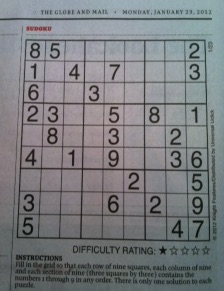
#> input picture ch7_segmentation/img/sudoku.jpg, 224 x 291 px
$ python hough_line.py
#> lines starting #> are read from the running program, lines starting #| are printed output that depends on the picture; after the words box and inside, x2 and y2 are one past the last pixel; in counts of white or black regions, pixels touching at a corner belong together
# -*- coding: utf-8 -*-
import cv2
import numpy as np

img = cv2.imread('../img/sudoku.jpg')
#> img is the input picture: shape (291, 224, 3); mean B, G, R 127.4, 124.5, 122.2
img2 = img.copy()
h, w = img.shape[:2]
#> h = 291; w = 224

# 그레이 스케일 변환 및 엣지 검출
imgray = cv2.cvtColor(img, cv2.COLOR_BGR2GRAY)
edges = cv2.Canny(imgray, 100, 200)
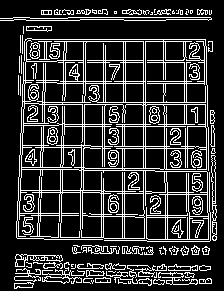
#> edges: shape (291, 224); 19.3% white in thin lines or dots

# 허프 선 검출, 직선으로 판단할 최소한의 점은 130개로 지정
lines = cv2.HoughLines(edges, 1, np.pi/180, 130)
#> lines = 45 rows, first 8: [143, 0], [86, 0.0175], [145, 0], [84, 0.0175], [39, 1.57], [41, 1.57], [104, 1.57], [168, 1.59]
for line in lines:#검출된 모든 선 순회
    r, theta = line[0] # 거리와 각도
    tx, ty = np.cos(theta), np.sin(theta) # x, y축에 대한 삼각비
    x0, y0 = tx*r, ty*r # x, y 기준(절편) 좌표
    # 기준 좌표에 빨강색 점 그리기
    # cv2.circle(img2, (abs(x0), abs(y0)), 3, (0,0,255), -1)
    cv2.circle(img2, (int(abs(x0)), int(abs(y0))), 3, (0,0,255), -1)

    # 직선 방정식으로 그리기 위한 시작점, 끝점 계산
    x1, y1 = int(x0 + w*(-ty)), int(y0 + h*tx)# (x0 + w * (-sin(theta))), (y0 + h * cos(theta))
    x2, y2 = int(x0 - w*(-ty)), int(y0 - h*tx)# (x0 - w * (-sin(theta))), (y0 - h * cos(theta))
    # 선 그리기
    cv2.line(img2, (x1, y1), (x2, y2), (0, 255, 0), 1)
#> this loop made 45 passes
#> (r, theta, tx, ty, x0, y0, x1, y1) on passes 1 to 12: (143, 0, 1, 0, 143, 0, 143, 291), (86, 0.0175, 1, 0.0175, 85.99, 1.5, 82, 292), (145, 0, 1, 0, 145, 0, 145, 291), (84, 0.0175, 1, 0.0175, 83.99, 1.47, 80, 292), (39, 1.57, -4.37e-08, 1, -1.7e-06, 39, -224, 38), (41, 1.57, -4.37e-08, 1, -1.79e-06, 41, -224, 40), (104, 1.57, -4.37e-08, 1, -4.55e-06, 104, -224, 103), (168, 1.59, -0.0175, 1, -2.93, 168, -226, 162), (68, 0.0349, 0.999, 0.0349, 67.96, 2.37, 60, 293), (102, 1.57, -4.37e-08, 1, -4.46e-06, 102, -224, 101), (17, 1.57, -4.37e-08, 1, -7.43e-07, 17, -224, 16), (66, 0.0349, 0.999, 0.0349, 65.96, 2.3, 58, 293)
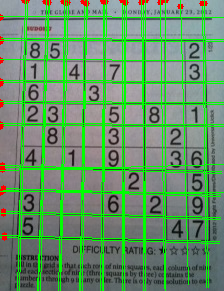
#> img2: shape (291, 224, 3); 16.73% of pixels changed, all inside (x1, y1, x2, y2) = (0, 0, 224, 291)

# 결과 출력
merged = np.hstack((img, img2))
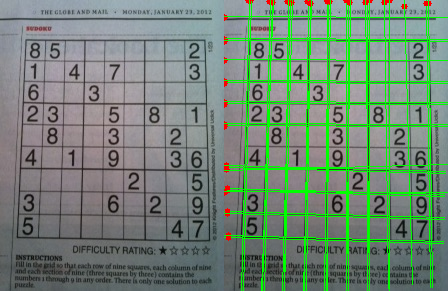
#> merged: shape (291, 448, 3); mean B, G, R 117.1, 134.7, 113.4
cv2.imshow('hough line', merged)
cv2.waitKey()
cv2.destroyAllWindows()
